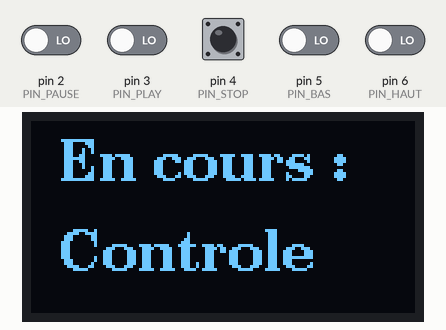
The sketch below on a simulated Arduino Uno, built with avr-gcc and run on an emulated ATmega328P. Shown: 128×64 one-colour display. The test bench sets the inputs (shaded band); at power-on: pin 2 (PIN_PAUSE), pin 3 (PIN_PLAY), pin 4 (PIN_STOP), pin 5 (PIN_BAS), pin 6 (PIN_HAUT) LOW. No radio packets arrive unless stated.

Above: at 2.3 s.
2.4 s: pin 4 (PIN_STOP) pulled HIGH for 0.2 s
At 4.0 s:
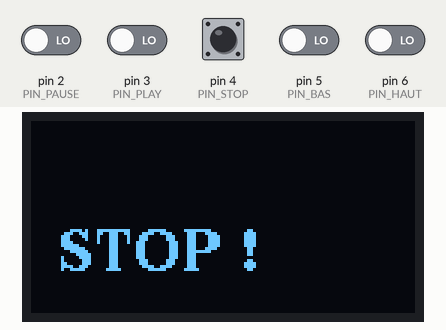
4.3 s: pin 2 (PIN_PAUSE) driven HIGH
At 5.2 s:
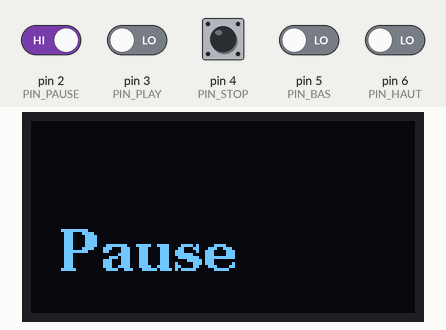
5.9 s: pin 2 (PIN_PAUSE) driven LOW
At 7.2 s:
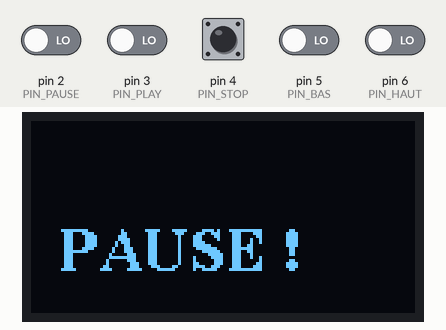
7.5 s: pin 3 (PIN_PLAY) driven HIGH
At 8.8 s:
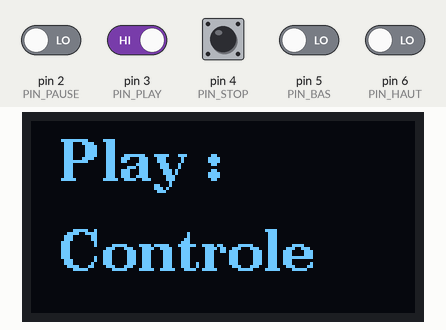
9.2 s: pin 3 (PIN_PLAY) driven LOW
At 10.4 s:
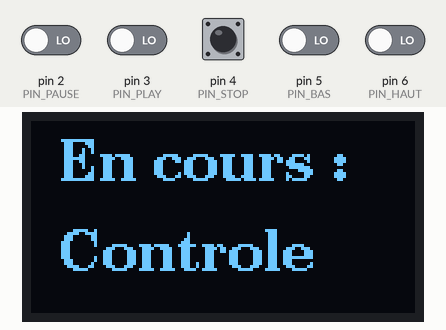
11.0 s: pin 5 (PIN_BAS) driven HIGH
At 11.9 s:
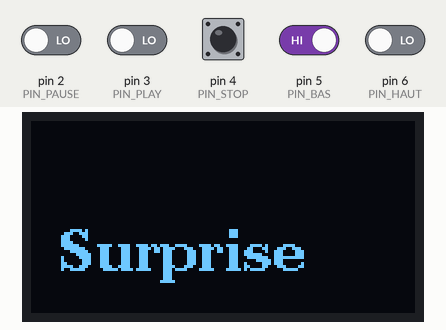
Timing chart, 0 to 13.7 s (numbered marks = the images above; inputs shaded):
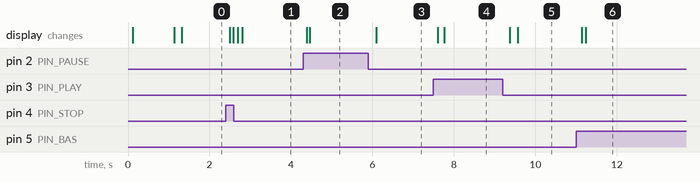

Measured:
- after the input at 2.4 s, the display: first changes after 0.10 s (image 1 shows a later state)
- after the input at 4.3 s, the display: first changes after 0.09 s (image 2 shows a later state)
- after the input at 5.9 s, the display: changes after 0.19 s (image 3)
- after the input at 7.5 s, the display: first changes after 0.10 s (image 4 shows a later state)
- after the input at 9.2 s, the display: first changes after 0.18 s (image 5 shows a later state)
- after the input at 11.0 s, the display: first changes after 0.14 s (image 6 shows a later state)

The sketch:

Telecommande.ino
```cpp
/**
 * Ce code joue le role de telecommande du Uno-Braccio.
 * Chaque appuie sur le boutton déclenche une action
 */

#include <U8g2lib.h>
#include <RF24Network.h>
#include <SPI.h>
#include <nRF24L01.h>
#include <RF24.h>

#define TELECOMMANDE 4 //télécommande (emetteur numéro 4)

//RF24 radio(7,8); //emission avec Arduino Nano + NRF24l01
RF24 radio(9,10); //emission avec Arduino Nano-rf

//init Réseau
RF24Network network(radio);
const byte noeudMere  = 00; // Valeur "0" écrit au format "octal" (d'où l'autre "0" devant)
const byte monNoeud   = 04;

//init affichage graphique
U8G2_SSD1306_128X64_NONAME_2_HW_I2C u8g2(U8G2_R0, U8X8_PIN_NONE);

//Pins des boutons
enum BOUTON {PIN_HAUT = 6, PIN_BAS = 5, PIN_PLAY = 3, PIN_PAUSE = 2, PIN_STOP = 4};

//Interaction avec l'écran
const byte NOMBRE_ORDRES = 4;
short numOrdre = 3;

enum ACTIONS {PLAY = 11, PAUSE = 12, STOP = 13};
enum MODES {COLERE = 20, JOIE = 21, SURPRISE = 22, CONTROLE = 23, RIEN = 24};

const char ordreTexte[NOMBRE_ORDRES][10] = {"Colere", "Joie", "Surprise", "Controle"};
const byte ordre[NOMBRE_ORDRES]          = {COLERE, JOIE, SURPRISE, CONTROLE};

//structure de données pour l'envoie des ordres
struct dataToSend
{
    short id      = TELECOMMANDE - 1;
    short xAxis   = 0; //inutile pour la telecommande
    short yAxis   = 0; //inutile pour la telecommande
    char mode     = RIEN;
    char _action  = PLAY;
} send_data;


void setup()
{
    //Serial.begin(9600);

    //init radio
    radio.begin();
    radio.setPALevel(RF24_PA_MAX);
    radio.setDataRate(RF24_2MBPS);

    radio.stopListening();

    //init network
    network.begin(108, monNoeud);

    //init bouton
    pinMode(PIN_HAUT, INPUT);
    pinMode(PIN_BAS, INPUT);
    pinMode(PIN_PLAY, INPUT);
    pinMode(PIN_PAUSE, INPUT);
    pinMode(PIN_STOP, INPUT);

    //init ecran
    u8g2.begin();
    u8g2.enableUTF8Print();

    u8g2.firstPage();
    do
    {
        u8g2.setFont(u8g2_font_ncenB14_tr);
        u8g2.drawStr(20, 40, "Init ...");
    } while (u8g2.nextPage());

    delay(1000);
    u8g2.clear();
}

void loop()
{
    //vide le buffer
    network.update();

    //action en fonction du bouton actif
    if (digitalRead(PIN_HAUT) == HIGH)
    {
        u8g2.clear();

        numOrdre = (numOrdre + 1) % (short)NOMBRE_ORDRES;

        while (digitalRead(PIN_HAUT) == HIGH)
        {
            u8g2.firstPage();
            do
            {
              u8g2.setFont(u8g2_font_ncenB14_tr);
              u8g2.drawStr(10, 50, ordreTexte[numOrdre]);
            } while (u8g2.nextPage());
        }
        u8g2.clear();
    }

    else if (digitalRead(PIN_BAS) == HIGH)
    {
        u8g2.clear();

        numOrdre--;
        numOrdre = numOrdre < 0 ? (short)(NOMBRE_ORDRES - 1): numOrdre;

        while (digitalRead(PIN_BAS) == HIGH)
        {
            u8g2.firstPage();
            do
            {
              u8g2.setFont(u8g2_font_ncenB14_tr);
              u8g2.drawStr(10, 50, ordreTexte[numOrdre]);
            } while (u8g2.nextPage());
        }
        u8g2.clear();
    }

    else if (digitalRead(PIN_PLAY) == HIGH)
    {
        u8g2.clear();
        while (digitalRead(PIN_PLAY) == HIGH)
        {
            u8g2.firstPage();
            do
            {
                u8g2.setFont(u8g2_font_ncenB14_tr);
                u8g2.drawStr(10, 20, "Play : ");
                u8g2.drawStr(10, 50, ordreTexte[numOrdre]);
            } while (u8g2.nextPage());
        }
        send_data.mode = ordre[numOrdre];
        send_data._action = PLAY;
        u8g2.clear();
    }

    else if (digitalRead(PIN_PAUSE) == HIGH)
    {
        u8g2.clear();

        while(digitalRead(PIN_PAUSE) == HIGH)
        {
            u8g2.firstPage();
            do
            {
                u8g2.setFont(u8g2_font_ncenB14_tr);
                u8g2.drawStr(10, 50, "Pause");
            } while (u8g2.nextPage());
        }
        send_data._action = PAUSE;
    }

    else if (digitalRead(PIN_STOP) == HIGH)
    {
        u8g2.clear();

        while (digitalRead(PIN_STOP) == HIGH)
        {
            u8g2.firstPage();
            do
            {
                u8g2.setFont(u8g2_font_ncenB14_tr);
                u8g2.drawStr(10, 50, "STOP");
            } while (u8g2.nextPage());
        }
        send_data.mode = RIEN;
        send_data._action = STOP;

        u8g2.clear();
    }

    else
    {
        switch (send_data._action)
        {
            case PLAY :
                u8g2.firstPage();
                do
                {
                    u8g2.setFont(u8g2_font_ncenB14_tr);
                    u8g2.drawStr(10, 20, "En cours : ");
                    u8g2.drawStr(10, 50, ordreTexte[numOrdre]);
                } while (u8g2.nextPage());
                break;

              case STOP :
                  u8g2.firstPage();
                  do
                  {
                      u8g2.setFont(u8g2_font_ncenB14_tr);
                      u8g2.drawStr(10, 50, "STOP !");
                  } while (u8g2.nextPage());
                  break;

              case PAUSE :
                  u8g2.firstPage();
                  do
                  {
                      u8g2.setFont(u8g2_font_ncenB14_tr);
                      u8g2.drawStr(10, 50, "PAUSE !");
                  } while (u8g2.nextPage());
                  break;
          }
    }

    //envoie sur le réseau
    RF24NetworkHeader nHeader(noeudMere);
    network.write(nHeader, &send_data, sizeof(send_data));
    delay(10);
}
```
